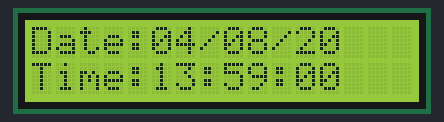
The sketch below on a simulated Arduino Uno, built with avr-gcc and run on an emulated ATmega328P. On the bench: 16×2 character LCD. The local clock reads 2024-03-15 10:24:30 at power-on unless the sketch sets it.

Above: at 0.2 s.
At 4.3 s:
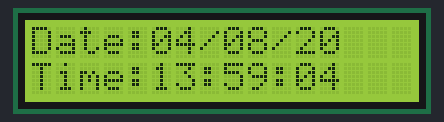
At 9.5 s:
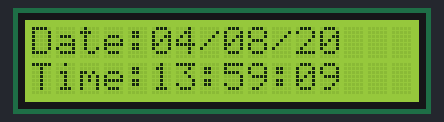
At 18.8 s:
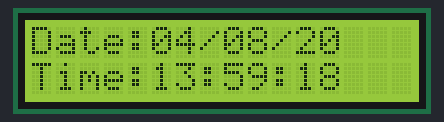
At 28.1 s:
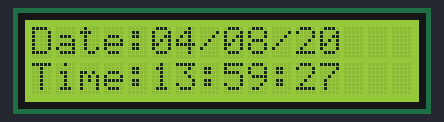
At 38.4 s:
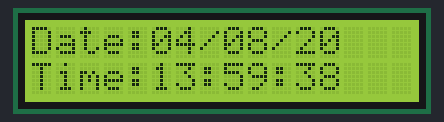

Measured:
- what the display in image 1 shows lasts 1.0 s, from 4.3 s to 5.3 s

The sketch:

RelojArd.ino
```cpp
#include <LiquidCrystal_I2C.h>
LiquidCrystal_I2C lcd(0x27,20,4);
#include <DS1302.h>

DS1302 rtc(6, 7, 8); //RST,DAT,CLK Pins of the DS1302 Module


void setup()
{
  rtc.halt(false);
  rtc.writeProtect(false);
  lcd.backlight();
  lcd.init();
  lcd.begin(16, 2);
  //comment this section later
  //rtc.setDOW(TUESDAY);      //name of the day of the week
  rtc.setTime(13, 59, 00);  //Hour, Min, Sec
  rtc.setDate(04, 8, 2020); //Day, Month, Year
}

void loop()
{
  lcd.setCursor(0,1);
  lcd.print("Time:");
  lcd.setCursor(5, 1);
  lcd.print(rtc.getTimeStr());
  lcd.setCursor(0, 0);
  lcd.print("Date:");
  lcd.setCursor(5,0);
  lcd.print(rtc.getDateStr(FORMAT_SHORT, FORMAT_LITTLEENDIAN, '/'));
  //lcd.setCursor(13,1);
  //lcd.print(rtc.getDOWStr());
  delay (1000);
}
```
